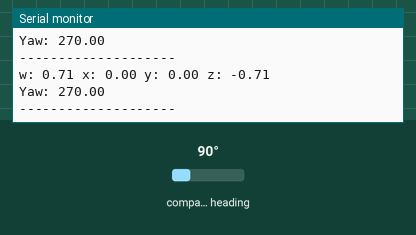
Bench run of a sketch on a simulated Arduino Uno, built with avr-gcc and run on an emulated ATmega328P. Shown: the last lines printed to the serial monitor. The inputs (shaded band) are chosen by the test bench; at power-on: compass heading 90°.

Above: at 2.2 s.
2.3 s: compass heading set to 7°
At 2.85 s:
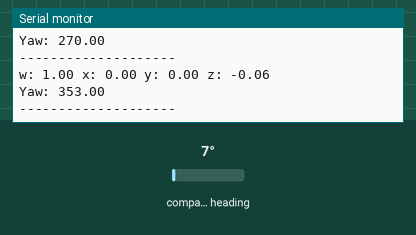
3.8 s: compass heading set to 180°
At 4.36 s:
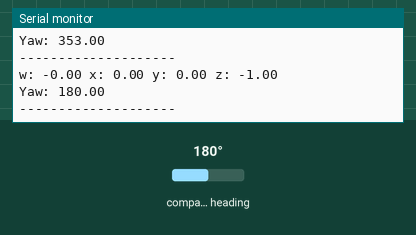
Timing chart, 0 to 6.8 s (numbered marks = the images above; inputs shaded):
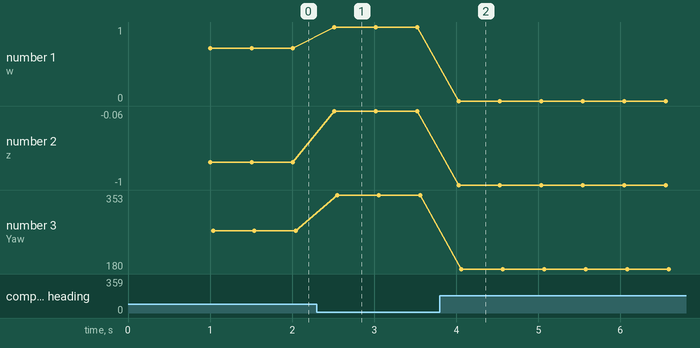

The sketch:

Quaternion.ino
```cpp
#include <Wire.h>  // enables I2C communication between arduino and BNO055
#include <Adafruit_Sensor.h> // general sensor library
#include <Adafruit_BNO055.h> //lib to control and read IMU
#include <math.h> //needed dor atan,sin,cos,M_PI

Adafruit_BNO055 bno = Adafruit_BNO055(55); //object to communicate with the sensor, 55 is ID(usefull if you have multiple sensor)

void setup() {
  Serial.begin(9600);
  if (!bno.begin()) { //srnsor not detected
    Serial.println("BNO055 not detected!");
    while (1);
  }
  delay(1000); // wait 1 sec for the sensor to stabilize
  bno.setExtCrystalUse(true); //uses external crystal for more accurate orientation measurements
}

void loop() {
  // Read quaternion
  imu::Quaternion q = bno.getQuat(); // read the quaternion(w,x,y,z)

  // Print raw quaternion values
  Serial.print("w: "); Serial.print(q.w());
  Serial.print(" x: "); Serial.print(q.x());
  Serial.print(" y: "); Serial.print(q.y());
  Serial.print(" z: "); Serial.println(q.z());

  //(yaw= atan2(2(wz+xy),1-2(y^2+z^2))), atan2= calculate angle in radion
  double yaw = atan2(2.0 * (q.w() * q.z() + q.x() * q.y()),
                    1.0 - 2.0 * (q.y() * q.y() + q.z() * q.z()));
  yaw = yaw * 180.0 / M_PI;  // convert radians to degrees 180/pi

  double pitch = asin(2.0 * (q.w() * q.y() - q.z() * q.x()));
  pitch = pitch * 180.0 / M_PI; // Convert to degrees

  //Serial.print("Pitch: "); Serial.println(pitch, 2);

  //Optional: keep yaw in 0-360 range
  if (yaw < 0) yaw += 360.0;

  Serial.print("Yaw: "); Serial.println(yaw);
  Serial.println("--------------------");

  delay(500);
}
```

Measured:
- after the input at 2.3 s, the serial monitor: prints a new line after 0.21 s (image 1)
- after the input at 3.8 s, the serial monitor: prints a new line after 0.23 s (image 2)
- plotted number 1: 0.71 → 1 after the input at 2.3 s
- plotted number 2: -0.71 → -0.06 after the input at 2.3 s, -0.06 → -1 after the input at 3.8 s
- plotted number 3: 270 → 353 after the input at 2.3 s, 353 → 180 after the input at 3.8 s
